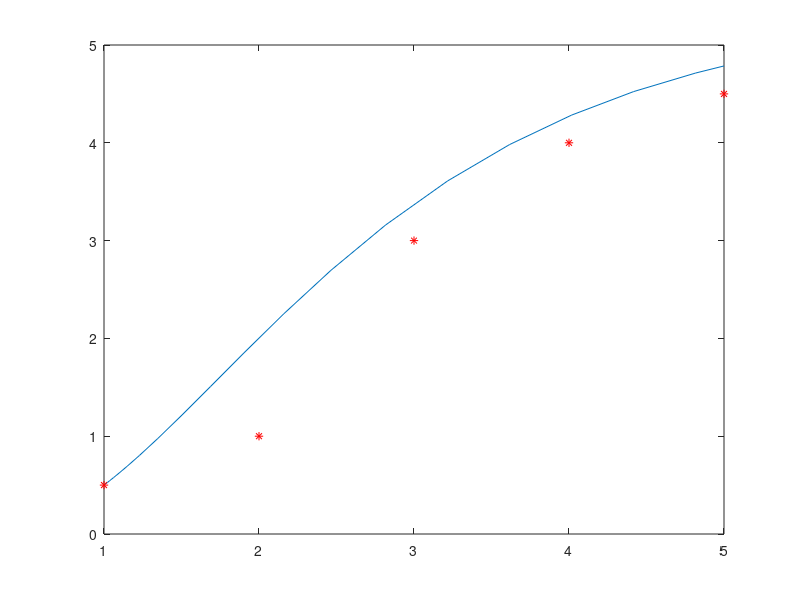

This figure's MATLAB source:
% Assume the mass of a tumor has a weight of 0.5 grams
% on day 1, 1 gram on day 2, 3 grams on day 3,
% 4 grams on day 4, and 4.5 grams on day 5.

% Find a set of parameters that
% best  fits  the  data  to  the growth model of interest

function tumor_growth_model_fit()

% This program attempts to find values for r and K in logistic
% model that best fit a given set of data by using fminsearch
clear all;
close all;
global T M r K
x0=[0.8; 5];
[min, fval]=fminsearch(@er,x0,optimset('TolX',1e-6,'MaxIter',200));
min(1)=r; 
min(2)=K;
[t,y]=ode23s(@vonbertalanffy,[1 5],0.5);
plot(t,y,T,M,'r*');

end

%function for ode solver
function z=er(x)
global T M r K
tt=0:1:60;
% data points from experiment
T=[1,2,3,4,5]'; 
M=[0.5,1,3,4,4.5]';
r=x(1); 
K=x(2);
y0 = [0.1]; 
y = y0;
model =  'vonBertalanffy'; % 'logistic', 'vonBertalanffy', 'Gompertz'
switch model
    case 'logistic'
        [t1, y1] = ode23s(@logistic, tt, y0);
    case 'vonBertalanffy'
        [t1, y1] = ode23s(@vonbertalanffy, tt, y0);
    case 'Gompertz'
        [t1, y1] = ode23s(@gompertz, tt, y0);
end
z=sum((y1(T)-M).^2); % minimize the squared error criteria
end

function yp = logistic(t,y)
global r K
yp = y; 
yp(1) = r*y(1)*(1 - y(1)/K);
end

function yp = vonbertalanffy(t,y)
global r K
yp = y; 
yp(1) = r*y(1)*(1/(y(1)^(1/3)) - 1/K);
end

function yp = gompertz(t,y)
global r K
yp = y; 
yp(1) = r*y(1)*(1/K - log(y(1)));
end